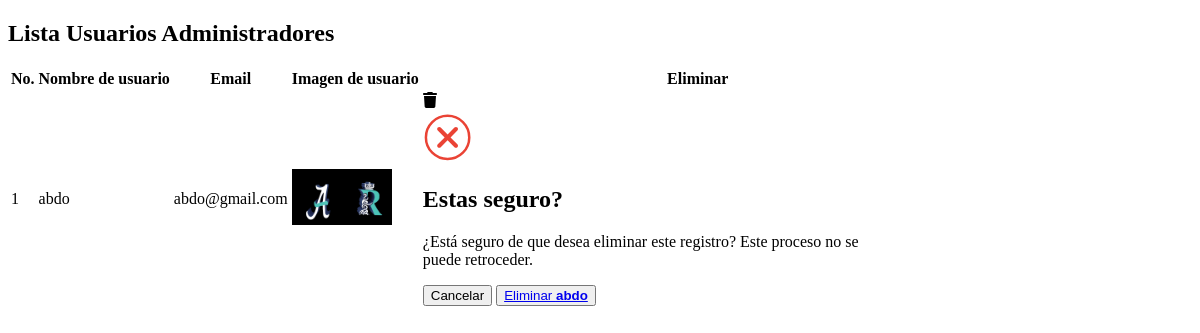
The app's page /admin/list_users.php, older data.
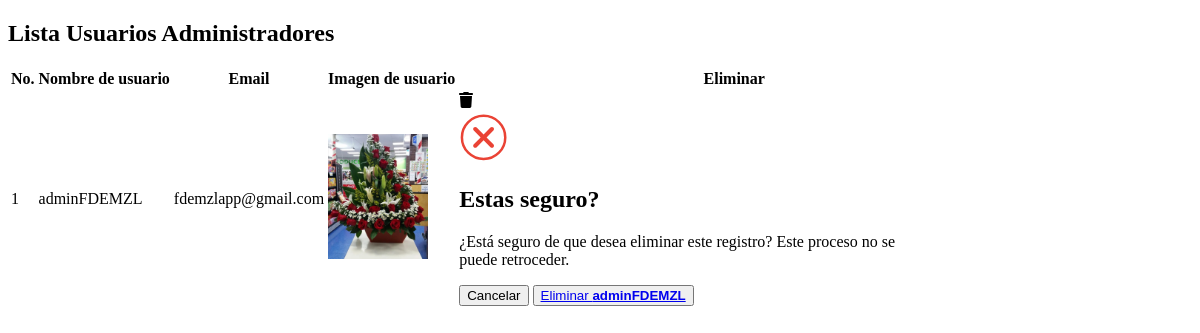
The same page, newer data.
### tables this page shows
CREATE TABLE `admin_table` (
  `admin_id` int(11) NOT NULL,
  `admin_name` varchar(100) NOT NULL,
  `admin_email` varchar(200) NOT NULL,
  `admin_image` varchar(255) NOT NULL,
  `admin_password` varchar(255) NOT NULL
);

### admin/list_users.php (the view, shortened to what this page needs)
<!DOCTYPE html>
<html lang="en">
<head>
</head>
<body>
    <div class="container">
        <div class="categ-header">
            <div class="sub-title">
                <h2>Lista Usuarios Administradores</h2>
            </div>
        </div>
        <div class="table-data">
            <table class="table table-bordered table-hover table-striped text-center">
                <thead class="table-dark">
                    <?php
                    $get_user_query = "SELECT * FROM `admin_table`";
                    $get_user_result = mysqli_query($con, $get_user_query);
                    $row_count = mysqli_num_rows($get_user_result);
                    if($row_count!=0){
                        echo "
                        <tr>
                        <th>No.</th>
                        <th>Nombre de usuario</th>
                        <th>Email</th>
                        <th>Imagen de usuario</th>
                        <th>Eliminar</th>
                    </tr>
                    ";
                    }
                    ?>
                </thead>
                <tbody>
                    <?php
                    if ($row_count == 0) {
                        echo "<h2 class='text-center text-light p-2 bg-dark'>No existen usuarios</h2>";
                    } else {
                        $id_number = 1;
                        while ($row_fetch_users = mysqli_fetch_array($get_user_result)) {
                            $user_id = $row_fetch_users['admin_id'];
                            $username = $row_fetch_users['admin_name'];
                            $user_email = $row_fetch_users['admin_email'];
                            $user_image = $row_fetch_users['admin_image'];
                            echo "
                            <tr>
                            <td>$id_number</td>
                            <td>$username</td>
                            <td>$user_email</td>
                            <td>
                                <img src='../admin/admin_images/$user_image' alt='$username photo' class='img-thumbnail' width='100px'/>
                            </td>
                            <td>
                                <a href='index.php?delete_user=$user_id' data-bs-toggle='modal' data-bs-target='#deleteModal_$user_id'>
                                </a>
                                <div class='modal fade' id='deleteModal_$user_id' tabindex='-1' aria-labelledby='deleteModal_$user_id.Label' aria-hidden='true'>
                                    <div class='modal-dialog modal-dialog-centered justify-content-center'>
                                        <div class='modal-content' style='width:80%;'>
                                            <div class='modal-body'>
                                                <div class='d-flex flex-column gap-3 align-items-center text-center'>
                                                    <span>
                                                    </span>
                                                    <h2>Estas seguro?</h2>
                                                    <p>
                                                        ¿Está seguro de que desea eliminar este registro? Este proceso no se puede retroceder.
                                                    </p>
                                                    <div class='btns d-flex gap-3'>
                                                        <button type='button' class='btn px-5 btn-secondary' data-bs-dismiss='modal'>Cancelar</button>
                                                        <button type='button' class='btn px-5 btn-primary' data-bs-dismiss='modal'>
                                                            <a class='text-light' href='index.php?delete_user=$user_id'>
                                                                Eliminar <strong>$username</strong>
                                                            </a>
                                                        </button>
                                                    </div>
                                                </div>
                                            </div>
                                        </div>
                                    </div>
                                </div>
                            </td>
                        </tr>
                            ";
                            $id_number++;
                        }
                    }
                    ?>
                </tbody>
            </table>
        </div>
    </div>
</body>
</html>

Row changes from the older to the newer data that the page shows:
changed admin_table: admin_name "abdo" → "adminFDEMZL"; admin_email "abdo@gmail.com" → "fdemzlapp@gmail.com"; admin_image: a different picture
